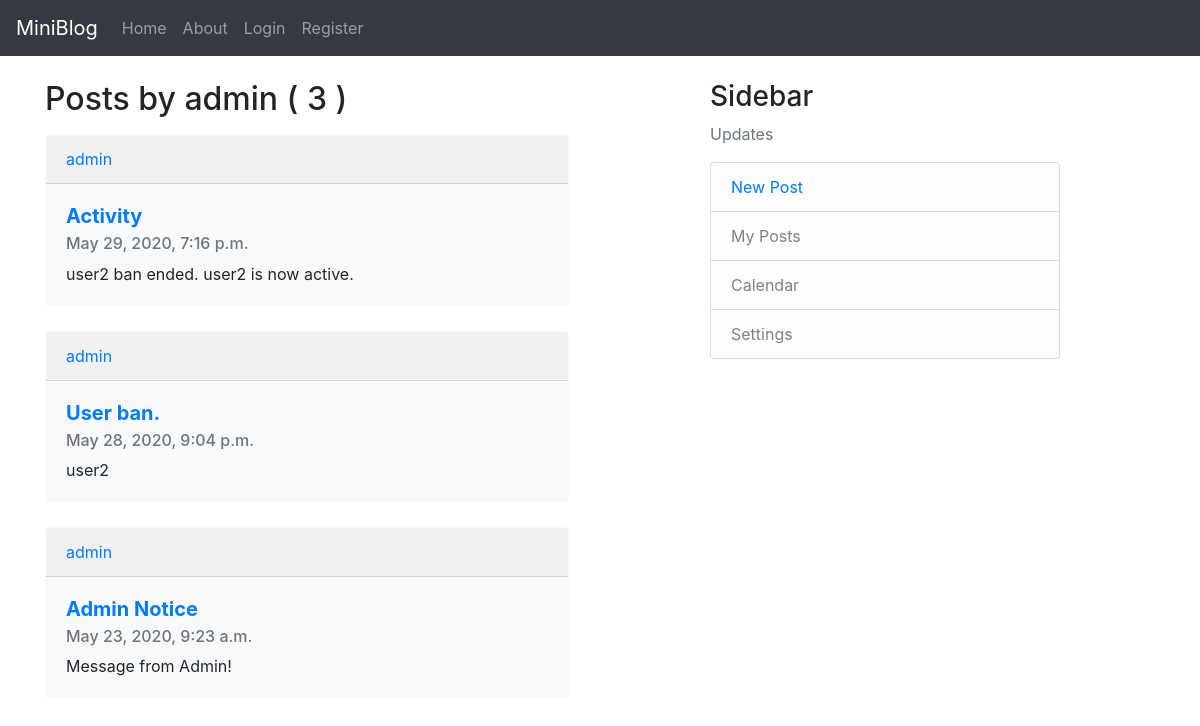
Screenshot of /user/admin/ with the database file from the repository.
### blog/models.py (models this page shows, shortened)
class Post( models.Model ):
	title = models.CharField( max_length=100)
	content = models.TextField()
	date_posted = models.DateTimeField( default = timezone.now )
	author = models.ForeignKey( User, on_delete = models.CASCADE )

### blog/views.py (the view)
# urls.py: path( 'user/<str:username>/', UserPostListView.as_view(), name = "user-posts" ),
class UserPostListView( ListView ):
	model = Post
	template_name = 'blog/user_posts.html'
	context_object_name = 'posts'
	paginate_by = 3
	def get_queryset( self ):
		user = get_object_or_404( User, username=self.kwargs.get( 'username' ) )
		return Post.objects.filter( author = user ).order_by( '-date_posted' )

### blog/templates/blog/user_posts.html (shortened to what this page needs)
{% extends 'blog/base.html' %}
{% block content %}
	<h2 class = "mb-3"> Posts by {{ view.kwargs.username }} ( {{ page_obj.paginator.count }} )</h2>
	<div class = "row">
	{% for post in posts %}
		<div class = "col-sm-10">
			<div class="card bg-light border-light">
				<div class="card-header text-sm"><a href = "{% url 'user-posts' post.author.username %}"> {{ post.author }} </a></div>
				<div class="card-body">
					<h5 class = "card-title"><strong> <a href = "{% url 'post-detail' post.id %}"> {{ post.title }} </a> </strong></h5>
					<h6 class="card-subtitle mb-2 text-muted"> {{ post.date_posted }} </h6>
					<p class="card-text"> {{ post.content }} </p>
				</div>
			</div>
		</div>
	{% endfor %}
	</div>
{% endblock content %}

### rows the page displays
Post: author "admin", title "Activity", date_posted "May 29, 2020, 7:16 p.m.", content "user2 ban ended. user2 is now active."
Post: author "admin", title "User ban.", date_posted "May 28, 2020, 9:04 p.m.", content "user2"
Post: author "admin", title "Admin Notice", date_posted "May 23, 2020, 9:23 a.m.", content "Message from Admin!"

### other values shown
{{ view.kwargs.username }} "admin"
{{ page_obj.paginator.count }} "3"
